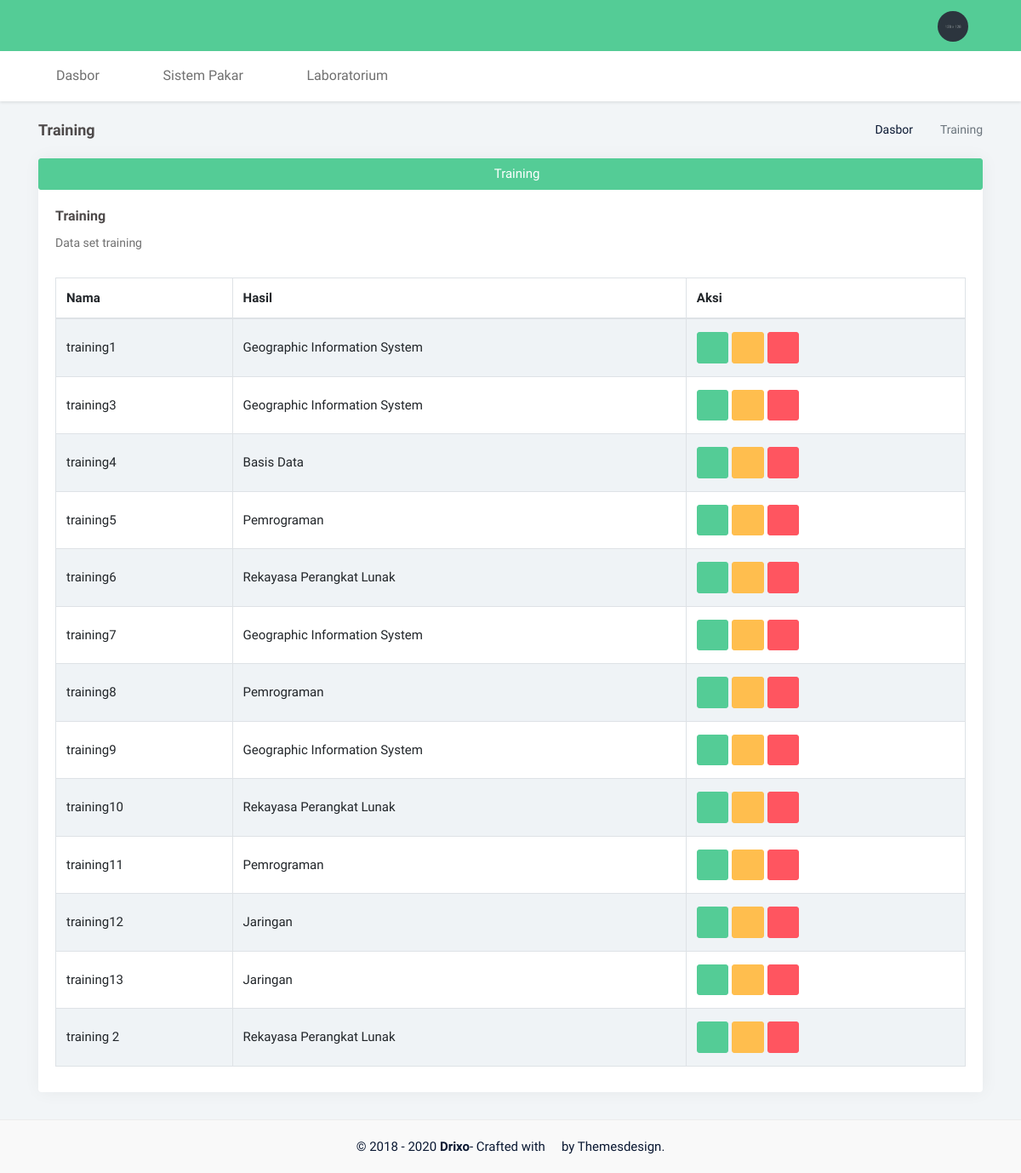
The page /training/ on the database its author committed.
### home/models.py (models this page shows, shortened)
class Training(models.Model):
    name = models.CharField(max_length=200, null=True)
    result= models.ForeignKey(Lab ,null=True, on_delete=models.SET_NULL)
    date_created = models.DateTimeField(auto_now_add=True)

class Lab(models.Model):
    name  = models.CharField(max_length=200, null=True)
    date_created = models.DateTimeField(auto_now_add=True)
    def __str__(self):
        return self.name

### home/views.py (the view)
# urls.py: path('training/', views.dataTraining, name='training'),
def dataTraining(request):
    trainings = TrainingModel.objects.all()
    data = {'trainings': trainings}
    return render(request, 'training/index.html', data)

### home/templates/training/index.html (shortened to what this page needs)
{% extends 'base.html' %}
{% load static %}
{% block css %}
<link href="{% static '/plugins/datatables/dataTables.bootstrap4.min.css' %}" rel="stylesheet" type="text/css" />
<link href="{% static '/plugins/datatables/buttons.bootstrap4.min.css' %}" rel="stylesheet" type="text/css" />
{% endblock css %}
{% block breadcrumb %}
<div class="btn-group float-right">
    <ol class="breadcrumb hide-phone p-0 m-0">
        <li class="breadcrumb-item"><a href="{% url 'dasbor' %}">Dasbor</a></li>
        <li class="breadcrumb-item active">Training</li>
    </ol>
</div>
<h4 class="page-title">Training</h4>
{%endblock%}
{% block content %}
<div class="row">
  <div class="col-12">
    <div class="card m-b-30">
      <a href="{% url 'create_training' %}" class="btn btn-primary"><span class="fa fa-plus"></span> Training</a>
        <div class="card-body">
            <h4 class="mt-0 header-title">Training</h4>
            <p class="text-muted m-b-30 font-14">Data set training</p>
            <table id="datatable-buttons" class="table table-striped table-bordered dt-responsive nowrap" style="border-collapse: collapse; border-spacing: 0; width: 100%;">
                <thead>
                <tr>
                    <th>Nama</th>
                    <th>Hasil</th>
                    <th>Aksi</th>
                </tr>
                </thead>
                <tbody>
                {% for training in trainings %}
                <tr>
                    <td>{{training.name}}</td>
                    <td>{{training.result}}</td>
                    <td>
                      {% if training.trainingvalue_set.all|length == 17 %}
                      <a href="{% url 'see_data_training' training.id %}" class="btn btn-primary"><span class="fa fa-eye"></span></a>
                      {% elif training.trainingvalue_set.all|length == 0 %}
                      <a href="{% url 'create_data_training' training.id %}" class="btn btn-info"><span class="fa fa-bars"></span></a>
                      {% endif %}
                      <a href="{% url 'update_training' training.id %}" class="btn btn-warning"><span class="fa fa-pencil"></span></a>
                      <a href="{% url 'delete_training' training.id %}" class="btn btn-danger"><span class="fa fa-times"></span></a>
                    </td>
                </tr>
                {% endfor %}
                </tbody>
            </table>
        </div>
    </div>
  </div>
</div>
{% endblock content %}

### static/css/style.css (style rules this page uses)
body { background: #f2f5f7; font-family: "Mukta", sans-serif; margin: 0; font-size: 15px; color: #4e4a4a; }
html { overflow-x: hidden; position: relative; min-height: 100%; background: #f2f5f7; }
h1, h2, h3, h4, h5, h6 { margin: 10px 0; font-weight: 600; font-family: "Mukta", sans-serif; }
h4 { line-height: 22px; }
* { outline: none !important; }
.breadcrumb { background-color: transparent; margin-bottom: 12px; margin-top: 10px; padding: .75rem 0rem; }
.breadcrumb li { font-size: 14px; }
.breadcrumb li a { color: #0a1832; }
.breadcrumb > li + li:before { padding: 0 5px; color: #707070; content: "\f105" !important; font-family: FontAwesome; }
.card { -webkit-box-shadow: 1px 0px 20px rgba(0, 0, 0, 0.05); box-shadow: 1px 0px 20px rgba(0, 0, 0, 0.05); border: none; }
.text-muted { color: #707070 !important; }
.p-0 { padding: 0; }
.m-0 { margin: 0; }
.m-b-30 { margin-bottom: 30px; }
.font-14 { font-size: 14px; }
.header-title { font-size: 16px; }
body { padding-bottom: 65px; }
.page-title-box .page-title { font-size: 18px; margin-bottom: 0; margin-top: 0; }
.btn { border-radius: 3px; font-size: 15px; }
.btn-primary, .btn-success, .btn-info, .btn-warning, .btn-danger, .btn-dark { color: #ffffff; }
.btn-primary { background-color: #54cc96; border: 1px solid #54cc96; }
.btn-warning { background-color: #ffbe4e; border: 1px solid #ffbe4e; }
.btn-danger { background-color: #ff5560; border: 1px solid #ff5560; }
.table { margin-bottom: 10px; }
.table > tbody > tr > td, .table > tfoot > tr > td, .table > thead > tr > td { padding: 15px 12px; }
.table-hover tbody tr:hover, .table-striped tbody tr:nth-of-type(odd), .thead-default th { background-color: #eff3f6; }
.table td, .table th { vertical-align: middle; }

### rows shown on the page
Training: name "training1", result "Geographic Information System"
Training: name "training3", result "Geographic Information System"
Training: name "training4", result "Basis Data"
Training: name "training5", result "Pemrograman"
Training: name "training6", result "Rekayasa Perangkat Lunak"
Training: name "training7", result "Geographic Information System"
Training: name "training8", result "Pemrograman"
Training: name "training9", result "Geographic Information System"
Training: name "training10", result "Rekayasa Perangkat Lunak"
Training: name "training11", result "Pemrograman"
Training: name "training12", result "Jaringan"
Training: name "training13", result "Jaringan"
Training: name "training 2", result "Rekayasa Perangkat Lunak"
